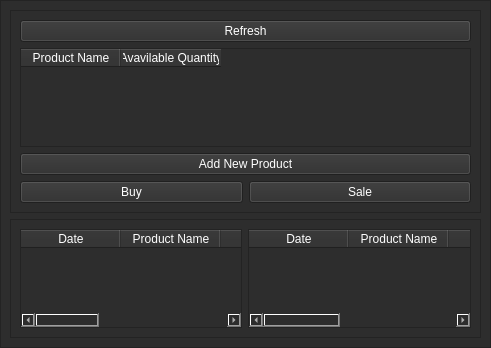
<?xml version="1.0" encoding="UTF-8"?>
<ui version="4.0">
 <class>BuySaleWidget</class>
 <widget class="QWidget" name="BuySaleWidget">
  <property name="geometry">
   <rect>
    <x>0</x>
    <y>0</y>
    <width>491</width>
    <height>348</height>
   </rect>
  </property>
  <property name="windowTitle">
   <string>Form</string>
  </property>
  <layout class="QVBoxLayout" name="verticalLayout">
   <property name="leftMargin">
    <number>0</number>
   </property>
   <property name="topMargin">
    <number>0</number>
   </property>
   <property name="rightMargin">
    <number>0</number>
   </property>
   <property name="bottomMargin">
    <number>0</number>
   </property>
   <item>
    <widget class="QFrame" name="frame">
     <property name="styleSheet">
      <string notr="true">background-color: rgb(45, 45, 45);
          color: rgb(255, 255, 255);
      </string>
     </property>
     <property name="frameShape">
      <enum>QFrame::StyledPanel</enum>
     </property>
     <property name="frameShadow">
      <enum>QFrame::Raised</enum>
     </property>
     <layout class="QVBoxLayout" name="verticalLayout_2">
      <item>
       <widget class="QFrame" name="frame_inv_status">
        <property name="frameShape">
         <enum>QFrame::StyledPanel</enum>
        </property>
        <property name="frameShadow">
         <enum>QFrame::Raised</enum>
        </property>
           <layout class="QVBoxLayout" name="verticalLayout_3">
               <item>
                   <widget class="QPushButton" name="pb_refresh_inventory">
                       <property name="text">
                           <string>Refresh</string>
                       </property>
                   </widget>
               </item>
               <item>
                   <widget class="QTableWidget" name="table_inventory">
                       <column>
                           <property name="text">
                               <string>Product Name</string>
                           </property>
                       </column>
                       <column>
                           <property name="text">
                               <string>Avavilable Quantity</string>
                           </property>
                       </column>
                   </widget>
               </item>
               <item>
                   <widget class="QPushButton" name="pb_add_new_product">
                       <property name="text">
                           <string>Add New Product</string>
                       </property>
                   </widget>
               </item>
               <item>
                   <layout class="QHBoxLayout" name="horizontalLayout">
                       <item>
                           <widget class="QPushButton" name="pb_buy">
                               <property name="text">
                                   <string>Buy</string>
                               </property>
                           </widget>
                       </item>
           <item>
            <widget class="QPushButton" name="pb_sale">
             <property name="text">
              <string>Sale</string>
             </property>
            </widget>
           </item>
          </layout>
         </item>
        </layout>
       </widget>
      </item>
      <item>
       <widget class="QFrame" name="frame_transactions">
        <property name="frameShape">
         <enum>QFrame::StyledPanel</enum>
        </property>
        <property name="frameShadow">
         <enum>QFrame::Raised</enum>
        </property>
        <layout class="QHBoxLayout" name="horizontalLayout_2">
            <item>
                <widget class="QTableWidget" name="table_inventory_buy">
                    <column>
                        <property name="text">
                            <string>Date</string>
                        </property>
                    </column>
                    <column>
                        <property name="text">
                            <string>Product Name</string>
                        </property>
                    </column>
                    <column>
                        <property name="text">
                            <string>Seller</string>
                        </property>
                    </column>
                    <column>
                        <property name="text">
                            <string>Quantity</string>
                        </property>
                    </column>
                    <column>
                        <property name="text">
                            <string>Rate</string>
                        </property>
                    </column>
                    <column>
                        <property name="text">
                            <string>Amount</string>
                        </property>
                    </column>
                </widget>
            </item>
            <item>
                <widget class="QTableWidget" name="table_inventory_sale">
                    <column>
                        <property name="text">
                            <string>Date</string>
                        </property>
                    </column>
                    <column>
                        <property name="text">
                            <string>Product Name</string>
                        </property>
                    </column>
                    <column>
                        <property name="text">
                            <string>Quantity</string>
                        </property>
                    </column>
                    <column>
                        <property name="text">
                            <string>Rate</string>
                        </property>
                    </column>
                    <column>
                        <property name="text">
                            <string>Amount</string>
                        </property>
                    </column>
                </widget>
            </item>
        </layout>
       </widget>
      </item>
     </layout>
    </widget>
   </item>
  </layout>
 </widget>
 <resources/>
 <connections/>
</ui>
